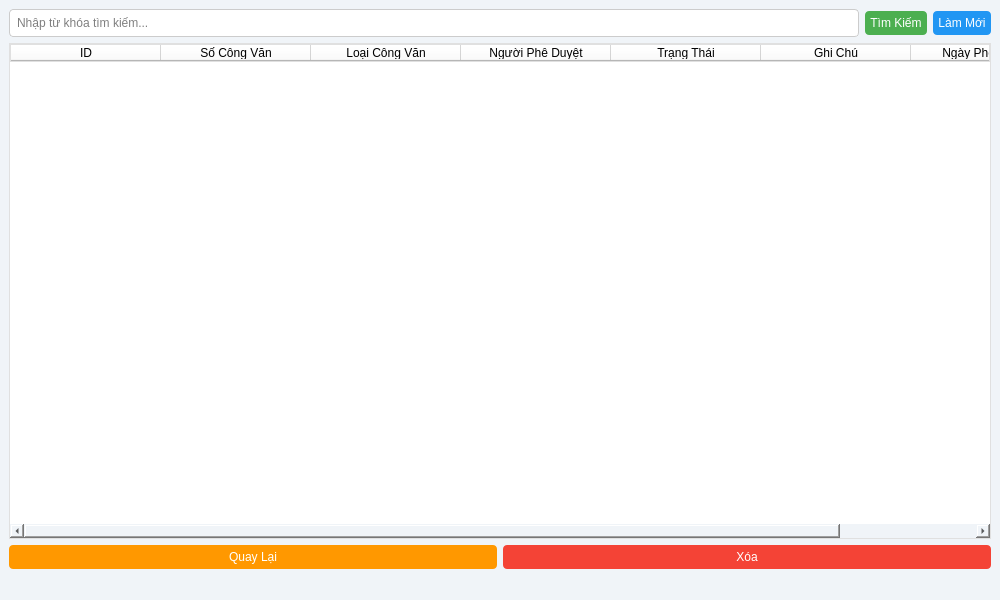
<?xml version="1.0" encoding="UTF-8"?>
<ui version="4.0">
 <class>MainWindow</class>
 <widget class="QMainWindow" name="MainWindow">
  <property name="geometry">
   <rect>
    <x>0</x>
    <y>0</y>
    <width>1000</width>
    <height>600</height>
   </rect>
  </property>
  <property name="windowTitle">
   <string>Danh Sách Công Văn Đã Phê Duyệt</string>
  </property>
  <property name="styleSheet">
   <string>background-color: #F0F4F8;</string>
  </property>
  <widget class="QWidget" name="centralwidget">
   <layout class="QVBoxLayout" name="verticalLayout">
    <item>
     <layout class="QHBoxLayout" name="searchLayout">
      <item>
       <widget class="QLineEdit" name="txtTimKiem">
        <property name="styleSheet">
         <string>background-color: white; border: 1px solid #CCCCCC; border-radius: 4px; padding: 5px;</string>
        </property>
        <property name="placeholderText">
         <string>Nhập từ khóa tìm kiếm...</string>
        </property>
       </widget>
      </item>
      <item>
       <widget class="QPushButton" name="btnTimKiem">
        <property name="styleSheet">
         <string>background-color: #4CAF50; color: white; border: none; border-radius: 4px; padding: 5px;</string>
        </property>
        <property name="text">
         <string>Tìm Kiếm</string>
        </property>
       </widget>
      </item>
      <item>
       <widget class="QPushButton" name="btnLamMoi">
        <property name="styleSheet">
         <string>background-color: #2196F3; color: white; border: none; border-radius: 4px; padding: 5px;</string>
        </property>
        <property name="text">
         <string>Làm Mới</string>
        </property>
       </widget>
      </item>
     </layout>
    </item>
    <item>
     <widget class="QTableWidget" name="tableCongVanPheDuyet">
      <property name="styleSheet">
       <string>background-color: white; border: 1px solid #E0E0E0; selection-background-color: #BBDEFB;</string>
      </property>
      <property name="columnCount">
       <number>7</number>
      </property>
      <attribute name="horizontalHeaderDefaultSectionSize">
       <number>150</number>
      </attribute>
      <attribute name="horizontalHeaderStretchLastSection">
       <bool>true</bool>
      </attribute>
      <column>
       <property name="text">
        <string>ID</string>
       </property>
      </column>
      <column>
       <property name="text">
        <string>Số Công Văn</string>
       </property>
      </column>
      <column>
       <property name="text">
        <string>Loại Công Văn</string>
       </property>
      </column>
      <column>
       <property name="text">
        <string>Người Phê Duyệt</string>
       </property>
      </column>
      <column>
       <property name="text">
        <string>Trạng Thái</string>
       </property>
      </column>
      <column>
       <property name="text">
        <string>Ghi Chú</string>
       </property>
      </column>
      <column>
       <property name="text">
        <string>Ngày Phê Duyệt</string>
       </property>
      </column>
     </widget>
    </item>
    <item>
     <layout class="QHBoxLayout" name="buttonLayout">
      <item>
       <widget class="QPushButton" name="btnQuayLai">
        <property name="styleSheet">
         <string>background-color: #FF9800; color: white; border: none; border-radius: 4px; padding: 5px;</string>
        </property>
        <property name="text">
         <string>Quay Lại</string>
        </property>
       </widget>
      </item>
      <item>
       <widget class="QPushButton" name="btnxoa">
        <property name="styleSheet">
         <string>background-color: #F44336; color: white; border: none; border-radius: 4px; padding: 5px;</string>
        </property>
        <property name="text">
         <string>Xóa</string>
        </property>
       </widget>
      </item>
     </layout>
    </item>
   </layout>
  </widget>
  <widget class="QMenuBar" name="menubar">
   <property name="geometry">
    <rect>
     <x>0</x>
     <y>0</y>
     <width>1000</width>
     <height>21</height>
    </rect>
   </property>
  </widget>
  <widget class="QStatusBar" name="statusbar"/>
 </widget>
 <resources/>
 <connections/>
</ui>
